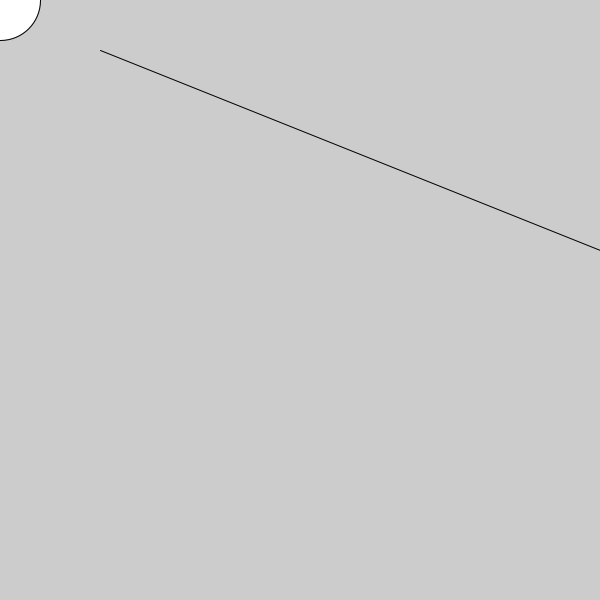
Frame 1 (no input)
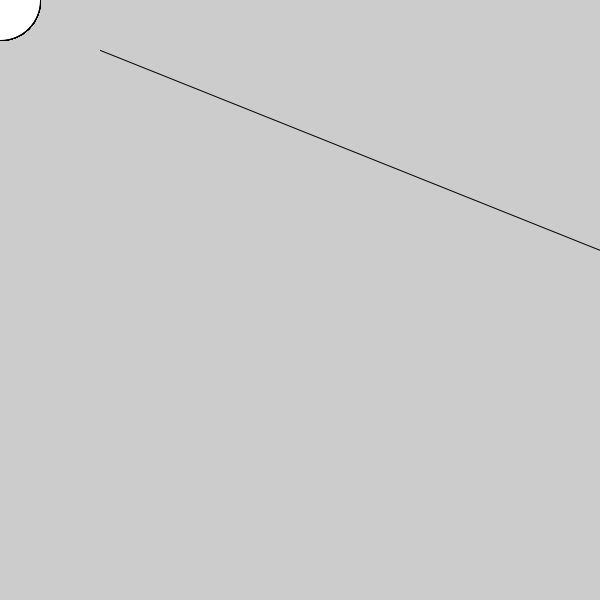
Frame 60 (the mouse pressed at the canvas centre just before this capture)
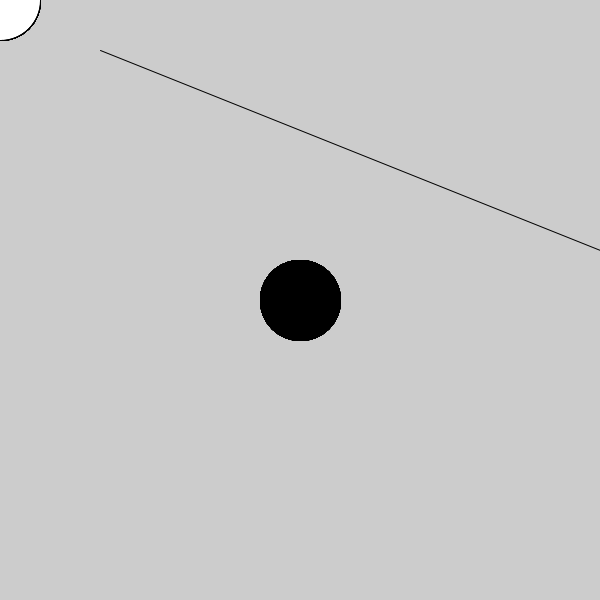
Frame 120 (the mouse held since frame 60 and released just before this capture)

The Processing sketch that drew these frames (run headless with seeded random() and noise(); from frame 60 on, the mouse is pressed at the canvas centre):

// Processing sketch: sketch_221215a
// ── sketch_221215a.pde

void setup() {
  size(600, 600);
  line(100, 50, 600, 250);  // draw a line x, y, w, z
  
}

void draw() {
  if (mousePressed) {
    fill(0);
  } else {
    fill(255);
  }
  ellipse(mouseX, mouseY, 80, 80);
}
